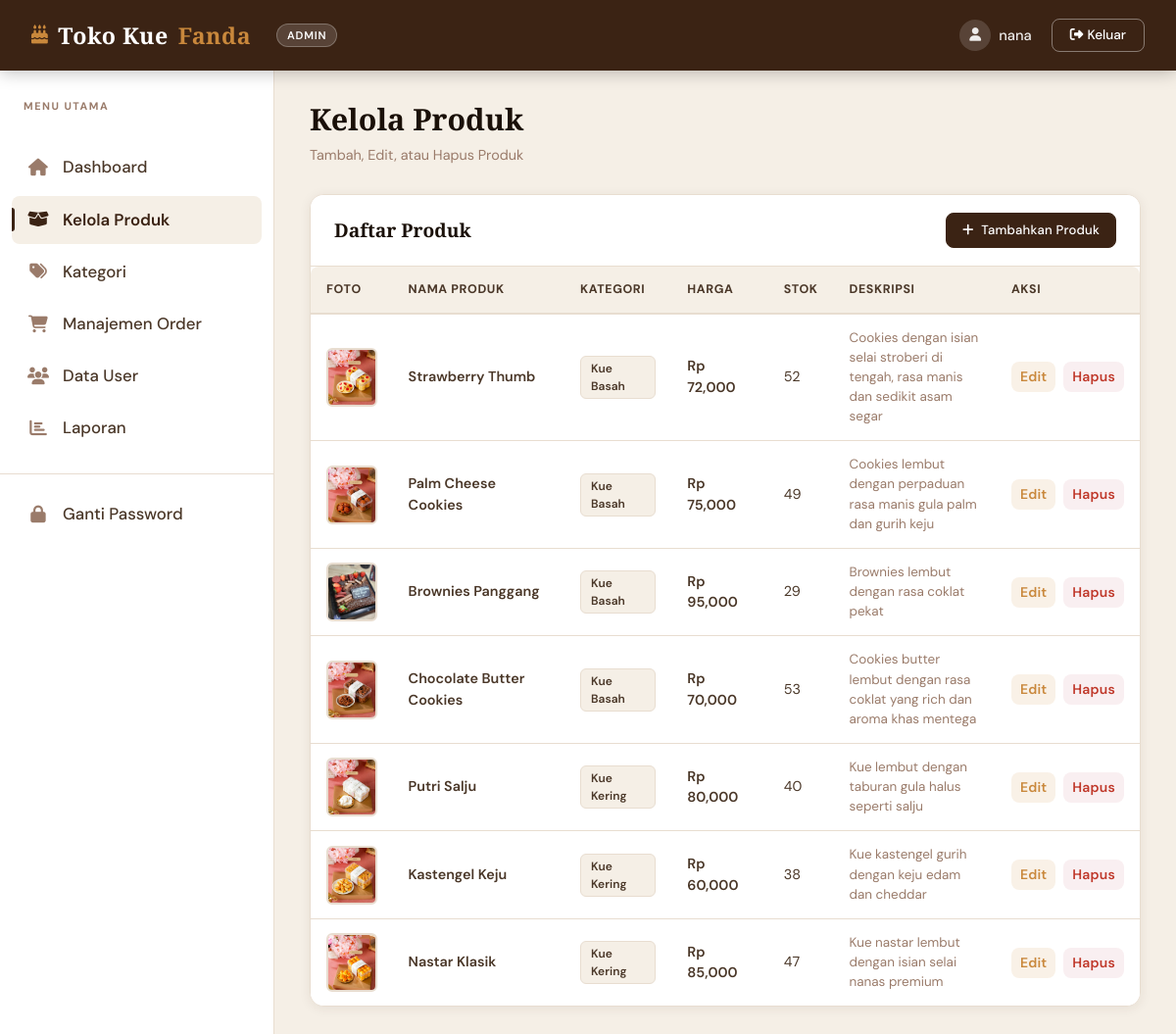
The app's page /admin/produk.php (signed in) with its own data.
### tables this page shows
CREATE TABLE `produk` (
  `produk_id` int(11) NOT NULL,
  `nama_produk` varchar(150) NOT NULL,
  `kategori_id` int(11) NOT NULL,
  `harga` int(11) NOT NULL,
  `stok` int(11) NOT NULL,
  `deskripsi` text NOT NULL,
  `gambar` varchar(255) NOT NULL,
  `created_at` timestamp NOT NULL DEFAULT current_timestamp() ON UPDATE current_timestamp()
);

CREATE TABLE `kategori` (
  `kategori_id` int(11) NOT NULL,
  `nama_kategori` varchar(100) NOT NULL,
  `created_at` timestamp NOT NULL DEFAULT current_timestamp()
);

### admin/produk.php (the view, shortened to what this page needs)
<?php
include 'header.php';
include '../koneksi.php';
?>
<div class="page-title">
    <h2>Kelola Produk</h2>
    <p>Tambah, Edit, atau Hapus Produk</p>
</div>
<div class="card">
    <div class="card-header">
        <h5>Daftar Produk</h5>
        <a href="produk_tambah.php" class="btn btn-primary btn-sm">
            <i class="fas fa-plus me-1"></i> Tambahkan Produk
        </a>
    </div>
    <div class="card-body" style="padding:0 !important;">
        <table class="table table-hover mb-0">
            <thead>
                <tr>
                    <th>Foto</th>
                    <th>Nama Produk</th>
                    <th>Kategori</th>
                    <th>Harga</th>
                    <th>Stok</th>
                    <th>Deskripsi</th>
                    <th>Aksi</th>
                </tr>
            </thead>
            <tbody>
                <?php
                $data = mysqli_query($koneksi,
                    "SELECT * FROM produk
                     JOIN kategori ON produk.kategori_id = kategori.kategori_id
                     ORDER BY produk.produk_id DESC");
                while ($d = mysqli_fetch_array($data)):
                ?>
                <tr>
                    <td>
                        <img src="../gambar/<?= htmlspecialchars($d['gambar']) ?>"
                             class="img-fluid rounded" style="width:60px;height:60px;object-fit:cover;border-radius:10px;border:2px solid var(--cream-border);">
                    </td>
                    <td style="font-weight:600;"><?= htmlspecialchars($d['nama_produk']) ?></td>
                    <td><span class="category-tag"><?= htmlspecialchars($d['nama_kategori']) ?></span></td>
                    <td style="font-weight:600;">Rp <?= number_format($d['harga']) ?></td>
                    <td><?= $d['stok'] ?></td>
                    <td style="font-size:.84rem;color:var(--text-muted);max-width:200px;"><?= htmlspecialchars($d['deskripsi']) ?></td>
                    <td class="text-nowrap">
                        <a href="produk_edit.php?id=<?= $d['produk_id'] ?>" class="btn btn-sm btn-info me-1">Edit</a>
                        <a href="produk_hapus.php?id=<?= $d['produk_id'] ?>" class="btn btn-sm btn-danger"
                           onclick="return confirm('Yakin ingin menghapus produk ini?')">Hapus</a>
                    </td>
                </tr>
                <?php endwhile; ?>
            </tbody>
        </table>
    </div>
</div>
<?php include 'footer.php'; ?>

### admin/header.php (shortened to what this page needs)
<!DOCTYPE html>
<html lang="id">
<head>
    <link href="https://cdn.jsdelivr.net/npm/bootstrap@5.3.8/dist/css/bootstrap.min.css" rel="stylesheet">
    <link rel="stylesheet" href="https://cdnjs.cloudflare.com/ajax/libs/font-awesome/6.5.0/css/all.min.css">
    <link rel="stylesheet" href="style.css">
</head>
<body>
<?php
$current = basename($_SERVER['PHP_SELF']);
?>
    <nav class="navbar">
        <div class="d-flex align-items-center">
            <a class="navbar-brand" href="index.php">
                <i class="fas fa-cake-candles"></i>
                Toko Kue <span style="color:var(--accent-gold);">Fanda</span>
            </a>
            <span class="role-badge">Admin</span>
        </div>
        <div class="nav-user">
            <div class="nav-username">
                <i class="fas fa-user"></i>
                <?php echo htmlspecialchars($_SESSION['username']); ?>
            </div>
            <a href="logout.php" class="btn-logout">
                <i class="fas fa-right-from-bracket me-1"></i>Keluar
            </a>
        </div>
    </nav>
    <div class="layout-wrapper">
        <aside class="sidebar">
            <p class="sidebar-section-label">Menu Utama</p>
            <ul class="sidebar-nav">
                <li>
                    <a href="index.php" class="<?= ($current=='index.php')?'active':'' ?>">
                        <i class="fas fa-house"></i> Dashboard
                    </a>
                </li>
                <li>
                    <a href="produk.php" class="<?= (strpos($current,'produk')!==false)?'active':'' ?>">
                        <i class="fas fa-box-open"></i> Kelola Produk
                    </a>
                </li>
                <li>
                    <a href="kategori.php" class="<?= (strpos($current,'kategori')!==false)?'active':'' ?>">
                        <i class="fas fa-tags"></i> Kategori
                    </a>
                </li>
                <li>
                    <a href="order.php" class="<?= (strpos($current,'order')!==false)?'active':'' ?>">
                        <i class="fas fa-cart-shopping"></i> Manajemen Order
                    </a>
                </li>
                <li>
                    <a href="user.php" class="<?= (strpos($current,'user')!==false && strpos($current,'password')===false)?'active':'' ?>">
                        <i class="fas fa-users"></i> Data User
                    </a>
                </li>
                <li>
                    <a href="laporan.php" class="<?= (strpos($current,'laporan')!==false)?'active':'' ?>">
                        <i class="fas fa-chart-bar"></i> Laporan
                    </a>
                </li>
                <li style="margin-top:20px;border-top:1px solid var(--cream-border);padding-top:16px;">
                    <a href="password.php" class="<?= (strpos($current,'password')!==false)?'active':'' ?>">
                        <i class="fas fa-lock"></i> Ganti Password
                    </a>
                </li>
            </ul>
        </aside>
        <main class="main-content">

### admin/footer.php (shortened to what this page needs)
    </main>
</div>
</body>
</html>

### records on screen
produk: gambar (picture), nama_produk "Strawberry Thumb", kategori.nama_kategori "Kue Basah", harga "72,000", stok "52", deskripsi "Cookies dengan isian selai stroberi di tengah, rasa manis dan sedikit asam segar"
produk: gambar (picture), nama_produk "Palm Cheese Cookies", kategori.nama_kategori "Kue Basah", harga "75,000", stok "49", deskripsi "Cookies lembut dengan perpaduan rasa manis gula palm dan gurih keju"
produk: gambar (picture), nama_produk "Brownies Panggang", kategori.nama_kategori "Kue Basah", harga "95,000", stok "29", deskripsi "Brownies lembut dengan rasa coklat pekat"
produk: gambar (picture), nama_produk "Chocolate Butter Cookies", kategori.nama_kategori "Kue Basah", harga "70,000", stok "53", deskripsi "Cookies butter lembut dengan rasa coklat yang rich dan aroma khas mentega"
produk: gambar (picture), nama_produk "Putri Salju", kategori.nama_kategori "Kue Kering", harga "80,000", stok "40", deskripsi "Kue lembut dengan taburan gula halus seperti salju"
produk: gambar (picture), nama_produk "Kastengel Keju", kategori.nama_kategori "Kue Kering", harga "60,000", stok "38", deskripsi "Kue kastengel gurih dengan keju edam dan cheddar"
produk: gambar (picture), nama_produk "Nastar Klasik", kategori.nama_kategori "Kue Kering", harga "85,000", stok "47", deskripsi "Kue nastar lembut dengan isian selai nanas premium"

### other values on screen
$_SESSION['username'] "nana"
